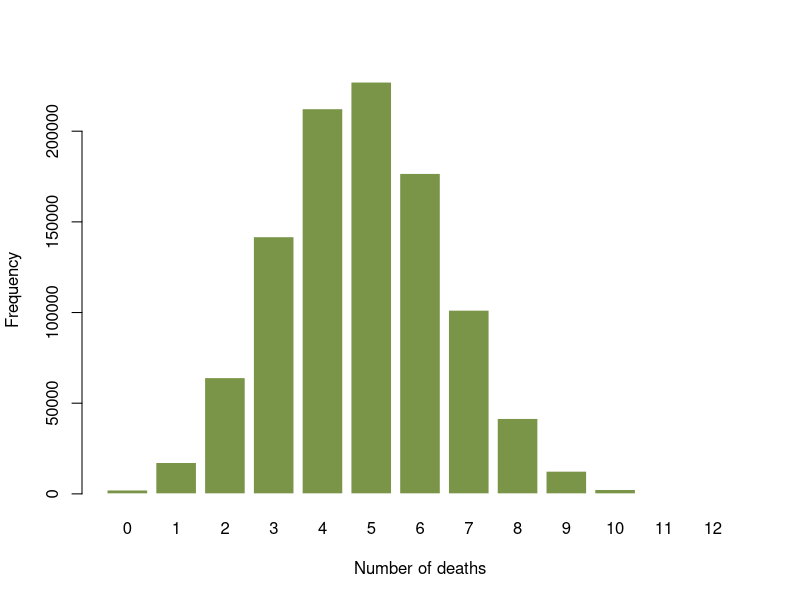
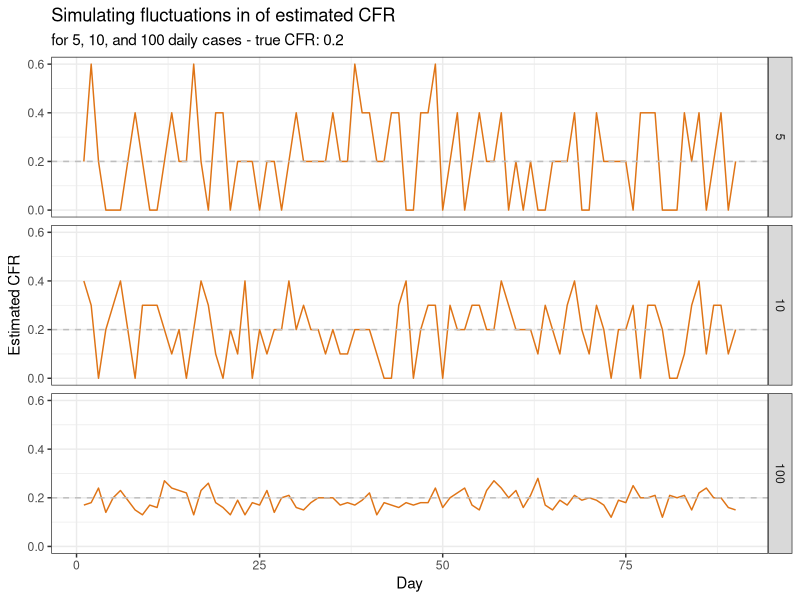

R code for these plots, in order:
## ---- chunk 1
knitr::opts_chunk$set(
  fig.width = 8,
  fig.height = 5,
  collapse = TRUE
)
## ---- chunk 2
args(rbinom)
## ---- chunk 3

# set the random seed
set.seed(1)

# do the 'experiment' once
rbinom(n = 1, size = 12, prob = 0.4)

# repeat that 'sampling' 20 times
rbinom(n = 20, size = 12, prob = 0.4)

# do it 1 million times, and examine the resulting distribution
x <- rbinom(n = 1e6, size = 12, prob = 0.4)
barplot(table(x),
        col = "#7A9548",
        border = "white",
        xlab = "Number of deaths",
        ylab = "Frequency")

## ---- chunk 4

# Define the new function

simulate_outcome <- function(n = 1,
                             n_cases,
                             cfr) {
  ## simulate outcomes using binomial sampling
  res <- rbinom(n = n,
                prob = cfr,
                size = n_cases)
  
  ## shape final data.frame
  ### note: as the last object is returned, we do not need to assign the created
  ### data.frame to any object
  data.frame(cases = n_cases,
             deaths = res,
             survivors = n_cases - res,
             ratio = res / n_cases)
}


# try it
simulate_outcome(1, 100, 0.2)
simulate_outcome(10, 60, 0.33)

## ---- chunk 5
library(tidyverse)

# run simulations
sim_5_cases <- simulate_outcome(90, n_cases = 5, cfr = 0.2)
sim_10_cases <- simulate_outcome(90, n_cases = 10, cfr = 0.2)
sim_100_cases <- simulate_outcome(90, n_cases = 100, cfr = 0.2)

# bind them into a single data.frame
sims <- bind_rows(sim_5_cases, sim_10_cases, sim_100_cases) %>%
  mutate(cases = factor(cases)) %>%
  group_by(cases) %>% 
  mutate(day = 1:n()) %>% # add 'day' variable
  select(day, everything()) # reorder data to have day first
glimpse(sims)

# plot results
ggplot(sims, aes(x = day, y = ratio)) +
  theme_bw() +
  geom_line(color = "#DF7416") +
  facet_grid(cases ~ .) +
  geom_hline(yintercept = 0.2, color = "grey", linetype = 2) +
  labs(title = "Simulating fluctuations in of estimated CFR",
       x = "Day", y = "Estimated CFR",
       subtitle = "for 5, 10, and 100 daily cases - true CFR: 0.2")

